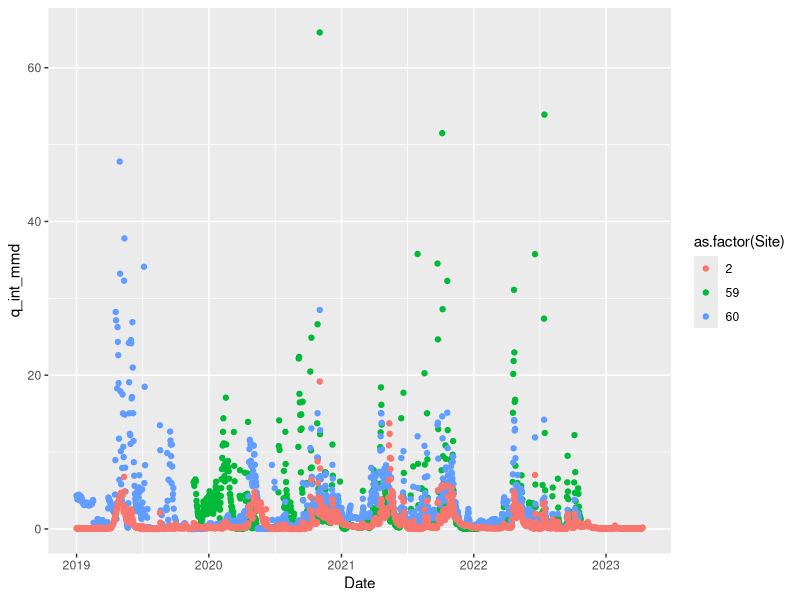
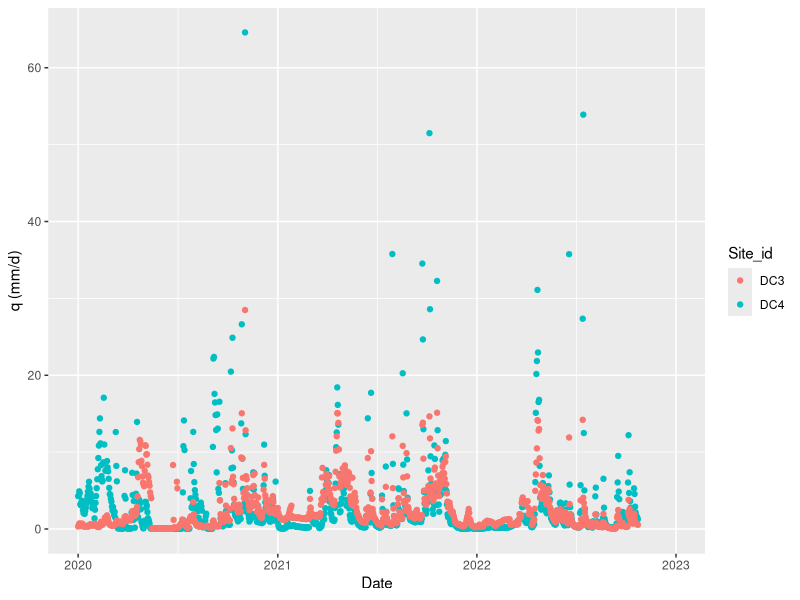

Recreate these plots in R, in order.
library(readxl)
library(tidyverse)

# Site naming system:
# DC1 = C58 ---> FC_DC1
# DC2 = C59 ---> FC1
# DC3 = C60 ---> FC_DC2
# DC4 -C57 ---> FC2

# Catchment areas 
#DC2_Area_m2=4.4*10000
#DC1_Area_m2=8.4*10000 
#DC3_Area_m2=8.4*10000
#DC4_Area_m2=10.7*10000


# Open Discharge data _____________________________________________________________________________
Q_Mosquera=read_xlsx("Input/Virginia Q data/DB.Q.Interpolated.Audrey.xlsx")
colnames(Q_Mosquera)[3]="q_int_mmd"


ggplot(data=Q_Mosquera, 
       aes (x=Date, y=q_int_mmd, colour = as.factor(Site)))+
  geom_point()


Q_DC2= Q_Mosquera %>% filter (Site == "59")
Q_DC2= Q_DC2 %>% select (c("Date","Q","q_int_mmd"))

Q_DC3= Q_Mosquera %>% filter (Site == "60")
Q_DC3= Q_DC3 %>% select (c("Date","Q","q_int_mmd"))


#Open Meteo Daily _________________________________________________________________________________
Meteo=read_xlsx("Input/Q and Meteo/Meteo_Daily.xlsx")
Meteo$Date=as.Date(Meteo$TimeStamp)

Meteo= Meteo %>% # Remove dates in 2019, and 2023
        filter(Date >= as.Date("2020-01-01") & Date <= as.Date("2022-12-31"))
        


# Combine meteo data to Q_DC
DC2_Q_Meteo=left_join(Meteo, Q_DC2, by = 'Date', suffix = c( "_Meteo", ""))
DC4_Q_Meteo=DC2_Q_Meteo 

DC3_Q_Meteo=left_join(Meteo, Q_DC3, by = 'Date', suffix = c( "_Meteo", ""))
DC1_Q_Meteo=DC3_Q_Meteo 


# Add a column to identify the site
DC2_Q_Meteo$Site_id=rep("DC2", nrow(DC4_Q_Meteo))
DC4_Q_Meteo$Site_id=rep("DC4", nrow(DC4_Q_Meteo))
DC3_Q_Meteo$Site_id=rep("DC3", nrow(DC3_Q_Meteo))
DC1_Q_Meteo$Site_id=rep("DC1", nrow(DC1_Q_Meteo))



# Timeseries of Q in all sites _______________________________________________________________________
ggplot(data=rbind(DC4_Q_Meteo, DC3_Q_Meteo), aes(x=as.Date(Date), y=q_int_mmd, color=Site_id))+
  geom_point()+
  scale_x_date(limits= c(as.Date("2020-01-01"), as.Date("2022-12-31")))+
  labs(x="Date", y="q (mm/d)")
